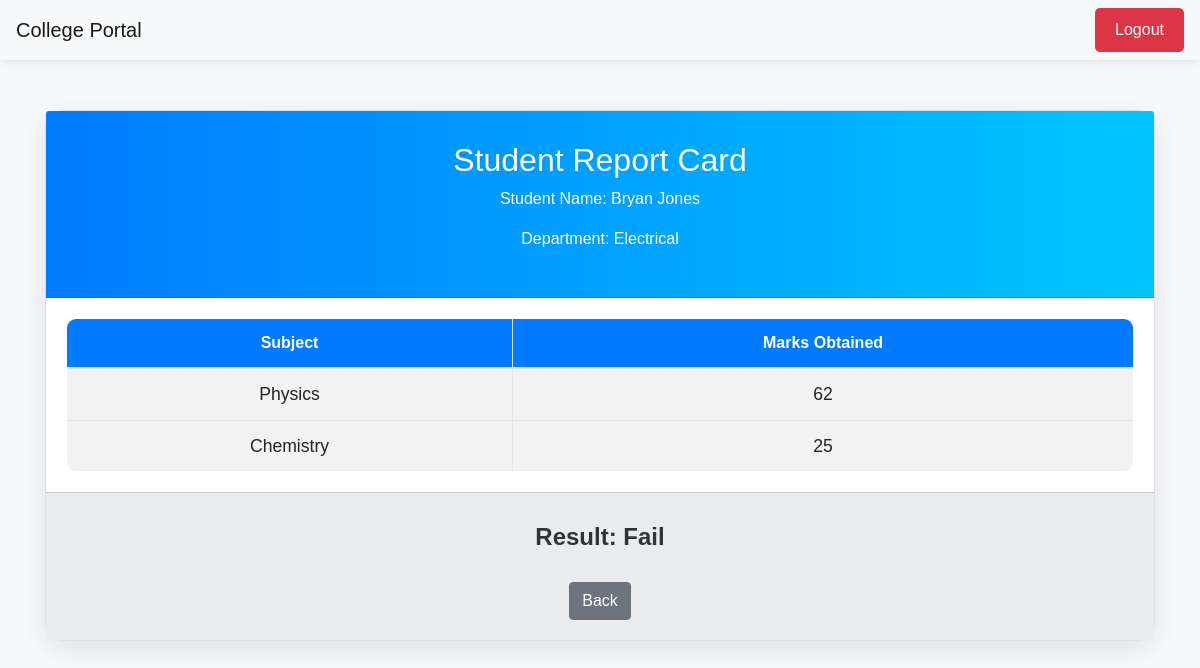
The app's page /report/5/ (signed in) with its own data.
### report/models.py (models this page shows, shortened)
class card(models.Model):
    user = models.ForeignKey(User,on_delete=models.SET_NULL,null=True,blank=True)
    Student_Name = models.CharField(max_length=20,null=True)
    Student_Father_Name = models.CharField(max_length=20,null=True)
    Student_Email = models.EmailField(null=True)
    Student_Department = models.ForeignKey(department,related_name='dep',null=True,on_delete=models.CASCADE)
    class Meta:
        ordering = ['Student_Name']

class department(models.Model):
    Department_Name = models.CharField(max_length=20)
    def __str__(self):
        return self.Department_Name
    class Meta:
        ordering = ['Department_Name']

class score(models.Model):
    Student = models.ForeignKey(card,on_delete=models.CASCADE,null=True)
    Subject = models.ForeignKey(subject,on_delete=models.CASCADE,null=True)
    Score = models.IntegerField(null=True)
    class Meta:
        unique_together = ['Student','Subject']

class subject(models.Model):
    Subject_Name = models.CharField(max_length=20)
    def __str__(self):
        return self.Subject_Name
    class Meta:
        ordering = ['Subject_Name']

### report/views.py (the view, shortened to what this page needs)
# urls.py: path('report/<id>/',report),
@login_required(login_url='/login/')
def report(request,id):
    data_1 = card.objects.filter(id = id)[0]
    data_2 = score.objects.filter(Student = data_1)
    if data_2.filter(Score__lt = 33).exists():
        x = True
        return render(request,'report.html',context={'data_1':data_1,'data_2':data_2,'x':x})

### report/templates/report.html (shortened to what this page needs)
<!DOCTYPE html>
<html lang="en">
<head>
    <link rel="stylesheet" href="https://stackpath.bootstrapcdn.com/bootstrap/4.5.2/css/bootstrap.min.css">
</head>
<body>
    <nav class="navbar navbar-expand-lg navbar-light bg-light">
        <a class="navbar-brand" href="/">College Portal</a>
        <div class="ml-auto">
            <a class="btn btn-logout" href="/logout/">Logout</a>
        </div>
    </nav>
    <div class="container">
        <div class="card">
            <div class="card-header">
                <h2>Student Report Card</h2>
                <p>Student Name: {{data_1.Student_Name}}</p>
                <p>Department: {{data_1.Student_Department}}</p>
            </div>
            <div class="card-body">
                <table class="table table-bordered table-striped">
                    <thead>
                        <tr>
                            <th>Subject</th>
                            <th>Marks Obtained</th>
                        </tr>
                    </thead>
                    <tbody>
                        {% for data in data_2 %}
                        <tr>
                            <td>{{data.Subject}}</td>
                            <td>{{data.Score}}</td>
                        </tr>
                        {% endfor %}
                    </tbody>
                </table>
            </div>
            <div class="card-footer">
                {% if x is True %}
                <h4>Result: Fail</h4>
                {% else %}
                <h4>Total Marks: {{x.Score__sum}}/{{x.id__count}}</h4>
                <h4>Percentage: {{x.Score__avg}}</h4>
                <h4>Rank: {{rank}}</h4>
                <p class="footer-text">Keep up the great work!</p>
                {% endif %}
                <a href="/" class="btn btn-secondary back-button">Back</a>
            </div>
        </div>
    </div>
</body>
</html>

### report/templates/report.html (style rules this page uses)
body { background-color: #f7f9fc; font-family: 'Arial', sans-serif; color: #333; }
.navbar { box-shadow: 0 2px 10px rgba(0, 0, 0, 0.1); margin-bottom: 20px; }
.btn-logout { position: relative; padding: 10px 20px; border: none; background-color: #dc3545; color: white; border-radius: 5px; transition: background-color 0.3s ease, transform 0.2s ease; }
.card { border-radius: 20px; box-shadow: 0 8px 30px rgba(0, 0, 0, 0.1); margin-top: 50px; transition: transform 0.3s, box-shadow 0.3s; }
.card-header { background: linear-gradient(90deg, #007bff, #00c6ff); color: white; padding: 30px; text-align: center; border-top-left-radius: 20px; border-top-right-radius: 20px; }
.card-body { background-color: #ffffff; padding: 20px; }
.table { border-radius: 10px; overflow: hidden; margin-bottom: 0; }
.table th { background-color: #007bff; color: white; text-align: center; }
.table td { vertical-align: middle; text-align: center; font-size: 1.1rem; }
.table tr:nth-child(even) { background-color: #f2f2f2; }
.card-footer { background-color: #e9ecef; padding: 20px; text-align: center; border-bottom-left-radius: 20px; border-bottom-right-radius: 20px; }
h4 { margin: 10px 0; font-weight: bold; color: #333; }
.back-button { margin-top: 20px; }

### records on screen
card: Student_Name "Bryan Jones", Student_Department "Electrical"
score: Subject "Physics", Score "62"
score: Subject "Chemistry", Score "25"
